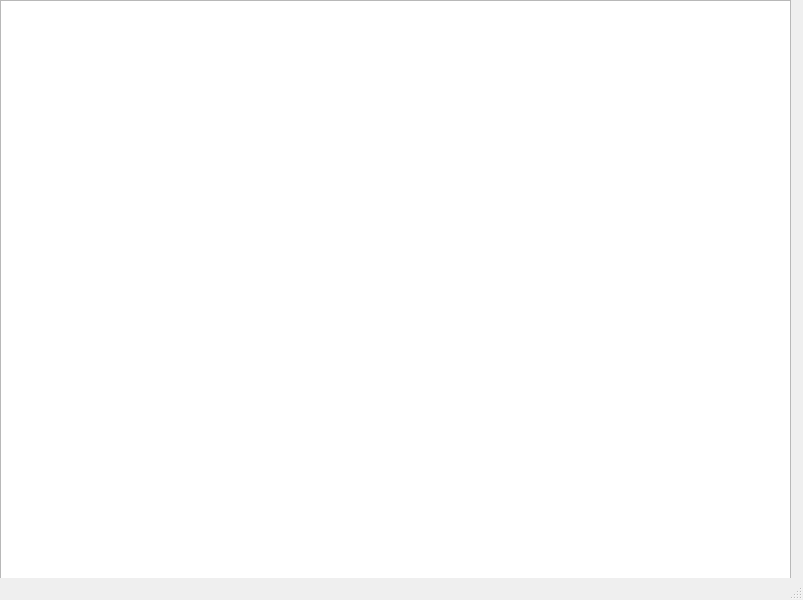
<?xml version="1.0" encoding="UTF-8"?>
<ui version="4.0">
 <class>MainWindow</class>
 <widget class="QMainWindow" name="MainWindow">
  <property name="geometry">
   <rect>
    <x>0</x>
    <y>0</y>
    <width>803</width>
    <height>600</height>
   </rect>
  </property>
  <property name="windowTitle">
   <string>MainWindow</string>
  </property>
  <widget class="QWidget" name="centralwidget">
   <widget class="QTextEdit" name="textEdit">
    <property name="geometry">
     <rect>
      <x>0</x>
      <y>0</y>
      <width>791</width>
      <height>581</height>
     </rect>
    </property>
   </widget>
  </widget>
  <widget class="QStatusBar" name="statusbar"/>
 </widget>
 <resources/>
 <connections/>
</ui>
